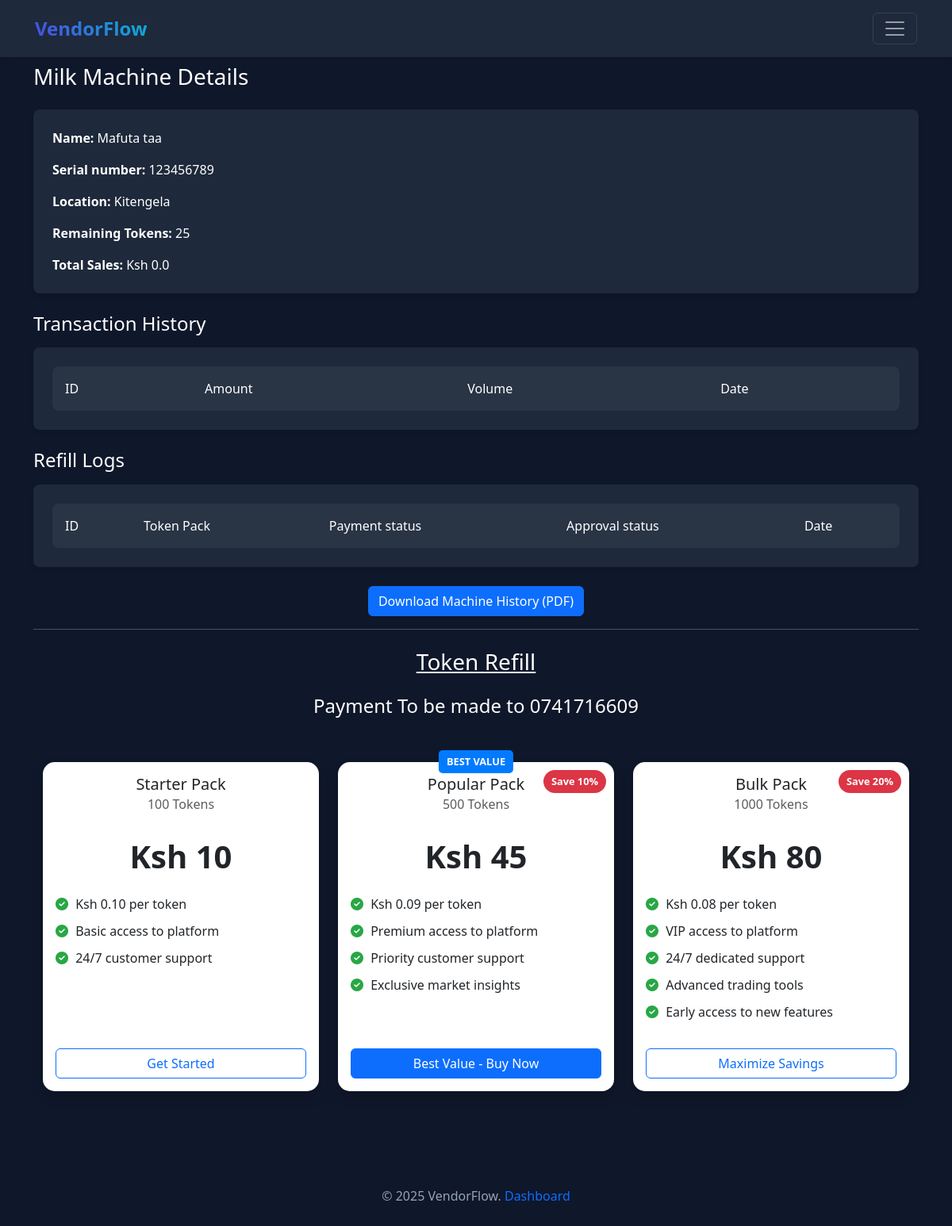
/machine/5/ (signed in), run on the app's committed database.
### vending/models.py (models this page shows, shortened)
class Machine(models.Model):
    CHOICES = [
        ('Milk', 'Milk'),
        ('Juice', 'Juice'),
        ('Cooking oil', 'Cooking oil'),
        ('Other', 'Other'),
    ]
    name = models.CharField(max_length=255, blank=True, null=True)
    location = models.CharField(blank=True, null=True, max_length=255)
    serial_number = models.CharField(max_length=255, unique=True)
    machine_type = models.CharField(max_length=255, choices=CHOICES, blank=True, null=True, default='Milk')
    total_volume = models.FloatField(default=0.000)
    total_amount = models.FloatField(default=0.000)
    initial_tokens = models.PositiveIntegerField(default=25)
    remaining_tokens = models.PositiveIntegerField(default=25)
    owner = models.ForeignKey(User, on_delete=models.CASCADE, related_name='vending_machine')

### vending/views.py (the view, shortened to what this page needs)
# urls.py: path("machine/<int:pk>/", Specific_Machine.as_view(), name="specific_machine"),
class Specific_Machine(LoginRequiredMixin, View):
  def get(self, request, pk):
    machine = Machine.objects.get(id=pk)
    transactions = Transaction.objects.filter(machine=machine).order_by('-date')
    refills = Refill.objects.filter(machine=machine).order_by('-date')
    context = {
      'machine': machine,
      'transactions': transactions,
      'refills': refills,
    }
    return render(request, 'vending/machine_detail.html', context=context)

### vending/templates/vending/machine_detail.html (shortened to what this page needs)
{% extends "vending/base.html" %}
{% block content %}
<div class="container text-white">
    <div class="row mb-4">
      <div class="col">
        <h2 class="h3 mb-0">{{ machine.machine_type }} Machine Details</h2>
      </div>
    </div>
    <div class="row mb-4">
      <div class="col">
        <div class="stat-card">
          <div class="card-body">
            <p class="card-text"><strong>Name: </strong> {{ machine.name}}</p>
            <p class="card-text"><strong>Serial number: </strong> {{ machine.serial_number }}</p>
            <p class="card-text"><strong>Location: </strong> {{ machine.location }}</p>
            <p class="card-text"><strong>Remaining Tokens: </strong> {{ machine.remaining_tokens }}</p>
            <p class="card-text"><strong>Total Sales: </strong> Ksh {{ machine.total_amount }}</p>
          </div>
        </div>
      </div>
    </div>
    <div class="row mb-4">
      <div class="col">
        <h3 class="h4 mb-3">Transaction History</h3>
        <div class="stat-card">
          <div class="card-body">
            <ul class="list-group list-group-flush">
              <div class="table-responsive">
                <table class="transactions-table">
                  <thead>
                    <tr>
                      <th>ID</th>
                      <th>Amount</th>
                      <th>Volume</th>
                      <th>Date</th>
                    </tr>
                  </thead>
                </table>
              </div>
            </ul>
          </div>
        </div>
      </div>
    </div>
    <div class="row mb-4">
      <div class="col">
        <h3 class="h4 mb-3">Refill Logs</h3>
        <div class="stat-card">
          <div class="card-body">
            <ul class="list-group list-group-flush">
              <div class="table-responsive">
                <table class="transactions-table">
                  <thead>
                    <tr>
                      <th>ID</th>
                      <th>Token Pack</th>
                      <th>Payment status</th>
                      <th>Approval status</th>
                      <th>Date</th>
                    </tr>
                  </thead>
                </table>
              </div>
            </ul>
          </div>
        </div>
      </div>
    </div>
    <div class="row">
      <div class="col text-center">
        <a href="{% url 'specific_machine_pdf' machine.id %}" class="btn btn-primary">Download Machine History
          (PDF)</a>
      </div>
    </div>
    <hr>
    <p class="h3 text-center text-decoration-underline mt-4 mb-2">Token Refill</p>
    <p class="h4 text-center mt-4 mb-2">Payment To be made to 0741716609</p>
    <div class="container py-5 my-2">
      <div class="row row-cols-1 row-cols-md-3 g-4">
        <div class="col">
          <div class="card h-100 shadow">
            <div class="card-body d-flex flex-column">
              <h5 class="card-title text-center">Starter Pack</h5>
              <h6 class="card-subtitle mb-2 text-muted text-center">100 Tokens</h6>
              <p class="card-text text-center display-6 fw-bold my-4">Ksh 10</p>
              <ul class="feature-list mb-4">
                <li><i class="fas fa-check-circle"></i> Ksh 0.10 per token</li>
                <li><i class="fas fa-check-circle"></i> Basic access to platform</li>
                <li><i class="fas fa-check-circle"></i> 24/7 customer support</li>
              </ul>
              <div class="mt-auto">
                <button class="btn btn-outline-primary btn-custom w-100"
                  onclick="showPurchaseModal('Starter Pack', 100, 10)">Get Started</button>
              </div>
            </div>
          </div>
        </div>
        <div class="col">
          <div class="card h-100 shadow most-popular">
            <div class="card-body d-flex flex-column">
              <div class="savings-badge">Save 10%</div>
              <h5 class="card-title text-center">Popular Pack</h5>
              <h6 class="card-subtitle mb-2 text-muted text-center">500 Tokens</h6>
              <p class="card-text text-center display-6 fw-bold my-4">Ksh 45</p>
              <ul class="feature-list mb-4">
                <li><i class="fas fa-check-circle"></i> Ksh 0.09 per token</li>
                <li><i class="fas fa-check-circle"></i> Premium access to platform</li>
                <li><i class="fas fa-check-circle"></i> Priority customer support</li>
                <li><i class="fas fa-check-circle"></i> Exclusive market insights</li>
              </ul>
              <div class="mt-auto">
                <button class="btn btn-primary btn-custom w-100" onclick="showPurchaseModal('Popular Pack', 500, 45)">Best
                  Value - Buy Now</button>
              </div>
            </div>
          </div>
        </div>
        <div class="col">
          <div class="card h-100 shadow">
            <div class="card-body d-flex flex-column">
              <div class="savings-badge">Save 20%</div>
              <h5 class="card-title text-center">Bulk Pack</h5>
              <h6 class="card-subtitle mb-2 text-muted text-center">1000 Tokens</h6>
              <p class="card-text text-center display-6 fw-bold my-4">Ksh 80</p>
              <ul class="feature-list mb-4">
                <li><i class="fas fa-check-circle"></i> Ksh 0.08 per token</li>
                <li><i class="fas fa-check-circle"></i> VIP access to platform</li>
                <li><i class="fas fa-check-circle"></i> 24/7 dedicated support</li>
                <li><i class="fas fa-check-circle"></i> Advanced trading tools</li>
                <li><i class="fas fa-check-circle"></i> Early access to new features</li>
              </ul>
              <div class="mt-auto">
                <button class="btn btn-outline-primary btn-custom w-100"
                  onclick="showPurchaseModal('Bulk Pack', 1000, 80)">Maximize Savings</button>
              </div>
            </div>
          </div>
        </div>
      </div>
    </div>
    {% endblock %}

### static/css/style.css (style rules this page uses)
:root { --primary: #4f46e5; --primary-dark: #4338ca; --secondary: #06b6d4; --background: #0f172a; --surface: #1e293b; --text: #f8fafc; --text-secondary: #94a3b8; --success: #22c55e; }
body { background-color: var(--background); min-height: 100vh; }
.stat-card { background: var(--surface); padding: 1.5rem; border-radius: 0.5rem; box-shadow: 0 4px 6px -1px rgba(0, 0, 0, 0.1); transition: all 0.3s ease; }
.transactions-table { width: 100%; background: var(--surface); border-radius: 0.5rem; overflow: hidden; }
.transactions-table th, .transactions-table td { padding: 1rem; text-align: left; }
.transactions-table th { background: rgba(255, 255, 255, 0.05); font-weight: 500; }
.feature-list { list-style-type: none; padding-left: 0; }
.feature-list li { margin-bottom: 10px; }
.feature-list i { color: #28a745; margin-right: 5px; }
.savings-badge { position: absolute; top: 10px; right: 10px; background-color: #dc3545; color: white; padding: 5px 10px; border-radius: 15px; font-size: 0.8rem; font-weight: bold; }
.most-popular { border: 3px solid #007bff; position: relative; }
.most-popular::before { content: "BEST VALUE"; position: absolute; top: -15px; left: 50%; transform: translateX(-50%); background-color: #007bff; color: white; padding: 5px 10px; border-radius: 5px; font-size: 0.8rem; font-weight: bold; }
.card { border: none; border-radius: 15px; transition: all 0.3s ease; }

### data on the page
Machine: machine_type "Milk", name "Mafuta taa", serial_number "123456789", location "Kitengela", remaining_tokens "25", total_amount "0.0"
